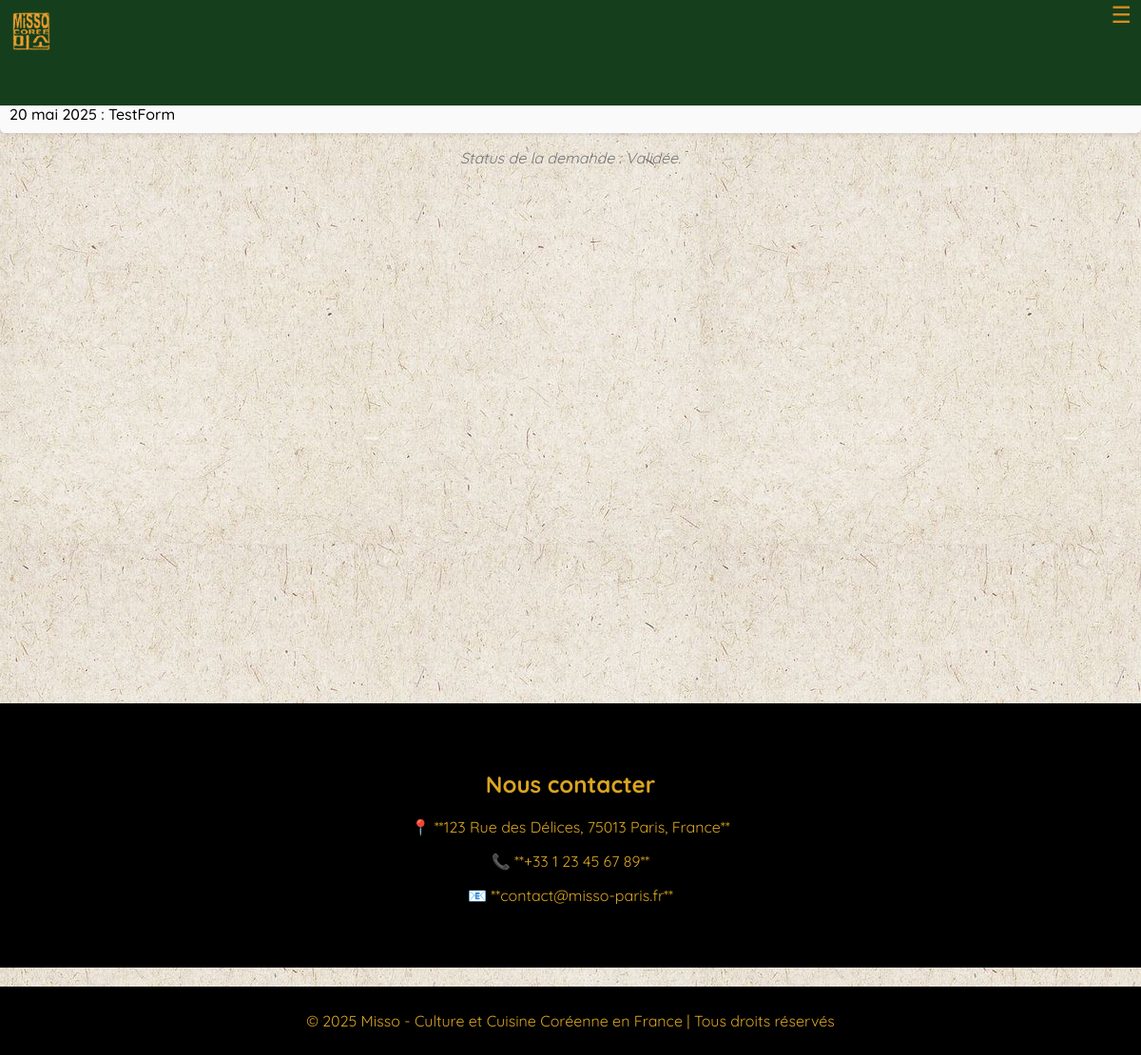
The app's page /evenements/vos-evenements/ (signed in) with its own data.
### evenements/models.py (models this page shows, shortened)
class Evenement(models.Model):
    titre = models.CharField(max_length=200,unique=True, blank=True)
    date = models.DateField(unique=True)
    debut = models.TimeField()
    fin = models.TimeField()
    email = models.EmailField()
    est_valide = models.BooleanField(default=False)
    description = models.TextField(blank=True, null=True)
    slug = models.SlugField(blank=True, editable=False)
    def get_absolute_url(self):
        return reverse("evenement-detail", kwargs={'slug': self.slug})

### evenements/views.py (the view)
# urls.py: path('vos-evenements/', voir_demande, name="vos_evenements"),
@login_required(redirect_field_name="connexion")
def voir_demande(request):
    user = request.user
    demandes = Evenement.objects.filter(email=user.email)
    return render(request, 'evenements/evenement_demande.html', { 'demandes': demandes})

### evenements/templates/evenements/evenement_demande.html
{% extends "evenements/base.html" %}
{% load static %}
{% block content %}
  <div class="evenements">
    <ul>
        {%if user.is_authenticated%}
          {% for evenement in demandes %}
            {%if evenement.email == user.email%}
            <li  class="btns" onclick='location.href="{{ evenement.get_absolute_url }}";'>{{ evenement.date }} :  {{ evenement.titre }}</li>
              <p class="demande">Status de la demande :
              {%if evenement.est_valide%}
                Validée.
              {%else%}
                En cours.
              {%endif%}
            </p>
            {%endif%}
            {%empty%}
              <p> Aucune demande disponible. </p>
          {% endfor %}
        {%endif%}
    </ul>
    </div>
{% endblock %}

### utilisateurs/static/utilisateurs/evenements.css (style rules this page uses)
body { font-family: 'Quicksand', sans-serif; margin: 0; padding: 0; display: block; overflow-y: auto; min-height: 100vh; background-image: url('../restaurant/img/texture.jpg'); margin: 0; padding: 0; }
.evenements ul { list-style-type: none; padding: 0; }
.evenements li { padding: 10px; background-color: #fafafa; margin: 5px 0; border-radius: 5px; box-shadow: 0 2px 4px rgba(0, 0, 0, 0.1); text-decoration: none; color: #000000; font-weight: 500; transition: color 0.3s; cursor:pointer; text-decoration: none; }
.evenements p { text-align: center; color: #777; font-style: italic; }

### utilisateurs/static/utilisateurs/navigation.css (style rules this page uses)
* { box-sizing: border-box; }
body { margin-top: 100px; }
.btns { background-color: rgb(218, 141, 32); padding: 8px 16px ; margin-bottom: 5px; border-radius: 5px; color: white; text-decoration: none; font-weight: bold; transition: background 0.3s; }

### records on screen
Evenement: date "20 mai 2025", titre "TestForm", est_valide "Validée."
